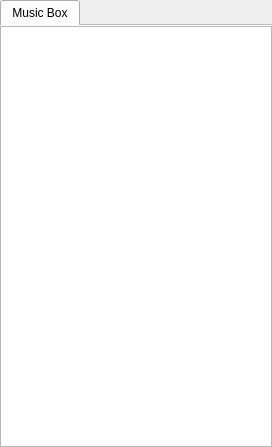
<?xml version="1.0" encoding="UTF-8"?>
<ui version="4.0">
 <class>WorldMusicBoxItemBox</class>
 <widget class="QDockWidget" name="WorldMusicBoxItemBox">
  <property name="enabled">
   <bool>true</bool>
  </property>
  <property name="geometry">
   <rect>
    <x>0</x>
    <y>0</y>
    <width>272</width>
    <height>447</height>
   </rect>
  </property>
  <property name="sizePolicy">
   <sizepolicy hsizetype="Preferred" vsizetype="Preferred">
    <horstretch>0</horstretch>
    <verstretch>0</verstretch>
   </sizepolicy>
  </property>
  <property name="minimumSize">
   <size>
    <width>211</width>
    <height>200</height>
   </size>
  </property>
  <property name="windowIcon">
   <iconset resource="../../_resources/editor.qrc">
    <normaloff>:/toolbar/playmusic.png</normaloff>:/toolbar/playmusic.png</iconset>
  </property>
  <property name="styleSheet">
   <string notr="true"/>
  </property>
  <property name="allowedAreas">
   <set>Qt::BottomDockWidgetArea|Qt::LeftDockWidgetArea|Qt::RightDockWidgetArea</set>
  </property>
  <property name="windowTitle">
   <string>Music boxes</string>
  </property>
  <widget class="QTabWidget" name="WorldToolBoxTabs">
   <property name="tabPosition">
    <enum>QTabWidget::North</enum>
   </property>
   <property name="currentIndex">
    <number>0</number>
   </property>
   <property name="documentMode">
    <bool>true</bool>
   </property>
   <widget class="QWidget" name="WldMusicBox">
    <property name="widgetResizable" stdset="0">
     <bool>true</bool>
    </property>
    <attribute name="title">
     <string>Music Box</string>
    </attribute>
    <layout class="QGridLayout" name="MusicBoxG" columnstretch="0" columnminimumwidth="0">
     <property name="leftMargin">
      <number>0</number>
     </property>
     <property name="topMargin">
      <number>0</number>
     </property>
     <property name="rightMargin">
      <number>0</number>
     </property>
     <property name="bottomMargin">
      <number>0</number>
     </property>
     <property name="spacing">
      <number>0</number>
     </property>
     <item row="0" column="0">
      <widget class="QListView" name="WLD_MusicList">
       <property name="selectionMode">
        <enum>QAbstractItemView::SingleSelection</enum>
       </property>
       <property name="uniformItemSizes">
        <bool>true</bool>
       </property>
      </widget>
     </item>
    </layout>
   </widget>
  </widget>
 </widget>
 <resources>
  <include location="../../_resources/editor.qrc"/>
 </resources>
 <connections/>
</ui>
